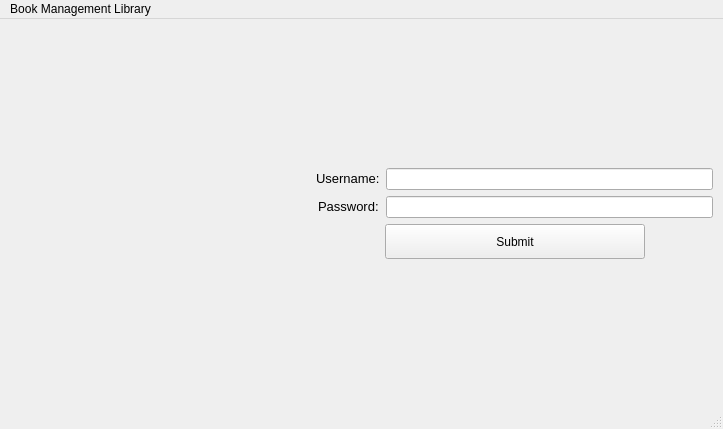
<?xml version="1.0" encoding="UTF-8"?>
<ui version="4.0">
 <class>MainWindow</class>
 <widget class="QMainWindow" name="MainWindow">
  <property name="geometry">
   <rect>
    <x>0</x>
    <y>0</y>
    <width>723</width>
    <height>429</height>
   </rect>
  </property>
  <property name="windowTitle">
   <string>MainWindow</string>
  </property>
  <property name="styleSheet">
   <string notr="true"/>
  </property>
  <widget class="QWidget" name="centralwidget">
   <property name="styleSheet">
    <string notr="true"/>
   </property>
   <layout class="QVBoxLayout" name="verticalLayout">
    <property name="spacing">
     <number>0</number>
    </property>
    <property name="leftMargin">
     <number>0</number>
    </property>
    <property name="topMargin">
     <number>0</number>
    </property>
    <property name="rightMargin">
     <number>0</number>
    </property>
    <property name="bottomMargin">
     <number>0</number>
    </property>
    <item>
     <widget class="QStackedWidget" name="stackedWidget">
      <property name="enabled">
       <bool>true</bool>
      </property>
      <property name="styleSheet">
       <string notr="true"/>
      </property>
      <property name="currentIndex">
       <number>0</number>
      </property>
      <widget class="QWidget" name="LoginPage">
       <property name="enabled">
        <bool>true</bool>
       </property>
       <property name="styleSheet">
        <string notr="true">QWidget#LoginPage{
border-image: url(:/Images/Downloads/gr.jpg)
}</string>
       </property>
       <layout class="QHBoxLayout" name="horizontalLayout">
        <item>
         <widget class="QWidget" name="widget" native="true">
          <property name="minimumSize">
           <size>
            <width>300</width>
            <height>300</height>
           </size>
          </property>
          <property name="styleSheet">
           <string notr="true">image: url(:/background/icon_book.jfif);</string>
          </property>
         </widget>
        </item>
        <item>
         <widget class="QWidget" name="widget" native="true">
          <property name="enabled">
           <bool>true</bool>
          </property>
          <layout class="QFormLayout" name="formLayout">
           <property name="labelAlignment">
            <set>Qt::AlignCenter</set>
           </property>
           <property name="formAlignment">
            <set>Qt::AlignHCenter|Qt::AlignTop</set>
           </property>
           <property name="leftMargin">
            <number>1</number>
           </property>
           <property name="topMargin">
            <number>1</number>
           </property>
           <property name="rightMargin">
            <number>1</number>
           </property>
           <property name="bottomMargin">
            <number>1</number>
           </property>
           <item row="1" column="0">
            <widget class="QLabel" name="label_3">
             <property name="styleSheet">
              <string notr="true">QLabel#lable_3 {
	color: rgb(255, 0, 0);
}</string>
             </property>
             <property name="text">
              <string>&lt;html&gt;&lt;head/&gt;&lt;body&gt;&lt;p&gt;&lt;span style=&quot; font-size:10pt;&quot;&gt;Username:&lt;/span&gt;&lt;/p&gt;&lt;/body&gt;&lt;/html&gt;</string>
             </property>
            </widget>
           </item>
           <item row="1" column="1">
            <widget class="QLineEdit" name="lineEdit_2"/>
           </item>
           <item row="2" column="0">
            <widget class="QLabel" name="label_2">
             <property name="text">
              <string>&lt;html&gt;&lt;head/&gt;&lt;body&gt;&lt;p&gt;&lt;span style=&quot; font-size:10pt;&quot;&gt;Password:&lt;/span&gt;&lt;/p&gt;&lt;/body&gt;&lt;/html&gt;</string>
             </property>
            </widget>
           </item>
           <item row="2" column="1">
            <widget class="QLineEdit" name="lineEdit">
             <property name="styleSheet">
              <string notr="true">QLineEdit#lineEdit {
color: rgb(0, 0, 0);
}</string>
             </property>
            </widget>
           </item>
           <item row="3" column="0" colspan="2">
            <layout class="QHBoxLayout" name="horizontalLayout_2">
             <property name="topMargin">
              <number>0</number>
             </property>
             <item>
              <spacer name="horizontalSpacer">
               <property name="orientation">
                <enum>Qt::Horizontal</enum>
               </property>
               <property name="sizeHint" stdset="0">
                <size>
                 <width>40</width>
                 <height>20</height>
                </size>
               </property>
              </spacer>
             </item>
             <item>
              <widget class="QPushButton" name="Submit">
               <property name="minimumSize">
                <size>
                 <width>260</width>
                 <height>35</height>
                </size>
               </property>
               <property name="text">
                <string>Submit</string>
               </property>
              </widget>
             </item>
             <item>
              <spacer name="horizontalSpacer_2">
               <property name="orientation">
                <enum>Qt::Horizontal</enum>
               </property>
               <property name="sizeHint" stdset="0">
                <size>
                 <width>40</width>
                 <height>20</height>
                </size>
               </property>
              </spacer>
             </item>
            </layout>
           </item>
           <item row="0" column="0" colspan="2">
            <spacer name="verticalSpacer_2">
             <property name="orientation">
              <enum>Qt::Vertical</enum>
             </property>
             <property name="sizeHint" stdset="0">
              <size>
               <width>20</width>
               <height>40</height>
              </size>
             </property>
            </spacer>
           </item>
           <item row="4" column="0" colspan="2">
            <spacer name="verticalSpacer">
             <property name="orientation">
              <enum>Qt::Vertical</enum>
             </property>
             <property name="sizeHint" stdset="0">
              <size>
               <width>20</width>
               <height>40</height>
              </size>
             </property>
            </spacer>
           </item>
          </layout>
         </widget>
        </item>
       </layout>
      </widget>
      <widget class="QWidget" name="MainPage">
       <property name="enabled">
        <bool>true</bool>
       </property>
       <property name="styleSheet">
        <string notr="true">QWidget#MainPage{
border-image: url(:/Images/Downloads/bg5.jpg)
}</string>
       </property>
       <widget class="QWidget" name="horizontalLayoutWidget">
        <property name="geometry">
         <rect>
          <x>40</x>
          <y>10</y>
          <width>601</width>
          <height>61</height>
         </rect>
        </property>
        <layout class="QHBoxLayout" name="horizontalLayout_5">
         <item>
          <widget class="QPushButton" name="pushButton">
           <property name="minimumSize">
            <size>
             <width>50</width>
             <height>50</height>
            </size>
           </property>
           <property name="styleSheet">
            <string notr="true">QPushButton#pushButton{
	color: rgb(0, 0, 0);
	border-color: rgb(158, 176, 200);
	background-color: rgb(169, 184, 200);
	selection-color:white;
	font: 15pt;
}
</string>
           </property>
           <property name="text">
            <string>View List Book</string>
           </property>
          </widget>
         </item>
         <item>
          <widget class="QPushButton" name="pushButton_2">
           <property name="minimumSize">
            <size>
             <width>50</width>
             <height>50</height>
            </size>
           </property>
           <property name="styleSheet">
            <string notr="true">QPushButton#pushButton_2{
	color: rgb(0, 0, 0);
	border-color: rgb(158, 176, 200);
	background-color: rgb(169, 184, 200);
	selection-color:white;
	font: 15pt;
}
</string>
           </property>
           <property name="text">
            <string>Find Book</string>
           </property>
          </widget>
         </item>
        </layout>
       </widget>
       <widget class="QWidget" name="horizontalLayoutWidget_2">
        <property name="geometry">
         <rect>
          <x>160</x>
          <y>150</y>
          <width>2</width>
          <height>2</height>
         </rect>
        </property>
        <layout class="QHBoxLayout" name="horizontalLayout_3"/>
       </widget>
      </widget>
      <widget class="QWidget" name="ListBookPage">
       <widget class="QTextEdit" name="textEdit">
        <property name="geometry">
         <rect>
          <x>50</x>
          <y>46</y>
          <width>291</width>
          <height>351</height>
         </rect>
        </property>
        <property name="styleSheet">
         <string notr="true">font: 10pt &quot;MS Shell Dlg 2&quot;;
border-image: url(:/Images/Downloads/white.jpg);
</string>
        </property>
       </widget>
       <widget class="QWidget" name="verticalLayoutWidget">
        <property name="geometry">
         <rect>
          <x>470</x>
          <y>60</y>
          <width>160</width>
          <height>251</height>
         </rect>
        </property>
        <layout class="QVBoxLayout" name="verticalLayout_2">
         <item>
          <widget class="QPushButton" name="pushButton_4">
           <property name="text">
            <string>Home Page</string>
           </property>
          </widget>
         </item>
         <item>
          <widget class="QPushButton" name="pushButton_5">
           <property name="text">
            <string>Find Book</string>
           </property>
          </widget>
         </item>
         <item>
          <widget class="QPushButton" name="pushButton_3">
           <property name="text">
            <string>Exit</string>
           </property>
          </widget>
         </item>
        </layout>
       </widget>
      </widget>
     </widget>
    </item>
   </layout>
  </widget>
  <widget class="QMenuBar" name="menubar">
   <property name="geometry">
    <rect>
     <x>0</x>
     <y>0</y>
     <width>723</width>
     <height>21</height>
    </rect>
   </property>
   <widget class="QMenu" name="menuBook_Management_Library">
    <property name="title">
     <string>Book Management Library</string>
    </property>
   </widget>
   <addaction name="menuBook_Management_Library"/>
  </widget>
  <widget class="QStatusBar" name="statusbar"/>
 </widget>
 <resources/>
 <connections/>
</ui>
